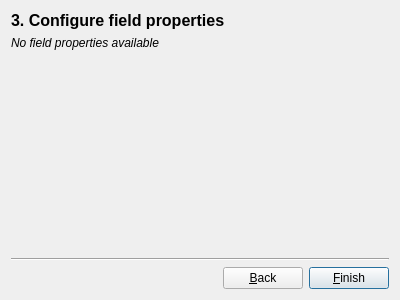
<?xml version="1.0" encoding="UTF-8"?>
<ui version="4.0">
 <class>ImageFieldWizard</class>
 <widget class="QWidget" name="ImageFieldWizard">
  <property name="geometry">
   <rect>
    <x>0</x>
    <y>0</y>
    <width>400</width>
    <height>300</height>
   </rect>
  </property>
  <property name="windowTitle">
   <string>Form</string>
  </property>
  <layout class="QVBoxLayout" name="verticalLayout">
   <item>
    <widget class="QLabel" name="label">
     <property name="styleSheet">
      <string notr="true">font-size: 16px;
font-weight: bold;</string>
     </property>
     <property name="text">
      <string>3. Configure field properties</string>
     </property>
    </widget>
   </item>
   <item>
    <widget class="QLabel" name="label_2">
     <property name="text">
      <string>&lt;i&gt;No field properties available&lt;/i&gt;</string>
     </property>
     <property name="wordWrap">
      <bool>true</bool>
     </property>
    </widget>
   </item>
   <item>
    <spacer name="verticalSpacer">
     <property name="orientation">
      <enum>Qt::Vertical</enum>
     </property>
     <property name="sizeHint" stdset="0">
      <size>
       <width>20</width>
       <height>187</height>
      </size>
     </property>
    </spacer>
   </item>
   <item>
    <widget class="Line" name="line">
     <property name="orientation">
      <enum>Qt::Horizontal</enum>
     </property>
    </widget>
   </item>
   <item>
    <layout class="QHBoxLayout" name="horizontalLayout">
     <item>
      <spacer name="horizontalSpacer">
       <property name="orientation">
        <enum>Qt::Horizontal</enum>
       </property>
       <property name="sizeHint" stdset="0">
        <size>
         <width>40</width>
         <height>20</height>
        </size>
       </property>
      </spacer>
     </item>
     <item>
      <widget class="QPushButton" name="backButton">
       <property name="text">
        <string>&amp;Back</string>
       </property>
      </widget>
     </item>
     <item>
      <widget class="QPushButton" name="finishButton">
       <property name="text">
        <string>&amp;Finish</string>
       </property>
       <property name="autoDefault">
        <bool>true</bool>
       </property>
       <property name="default">
        <bool>true</bool>
       </property>
      </widget>
     </item>
    </layout>
   </item>
  </layout>
 </widget>
 <resources/>
 <connections/>
</ui>
